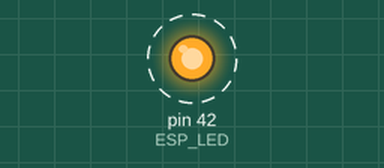
A sketch run on a simulated Arduino Mega 2560, built with avr-gcc and run on an emulated ATmega2560. Shown: output pins drawn as LEDs (lit = HIGH). Dashed ring = blinking.

Above: at 0.2 s.
Timing chart, 0 to 3.0 s (numbered marks = the images above):
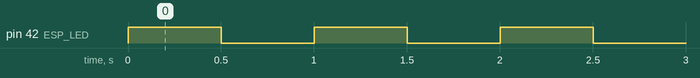

The sketch:

LED.ino
```cpp
#include <arduino.h>
#define ESP_LED 42

void setup() {
  pinMode(ESP_LED, OUTPUT);
}

void loop() {
  digitalWrite(ESP_LED, HIGH);
  delay(500);
  digitalWrite(ESP_LED, LOW);
  delay(500);
}
```

Measured:
- by itself, pin 42 (ESP_LED): alternates HIGH for 0.50 s and LOW for 0.50 s
